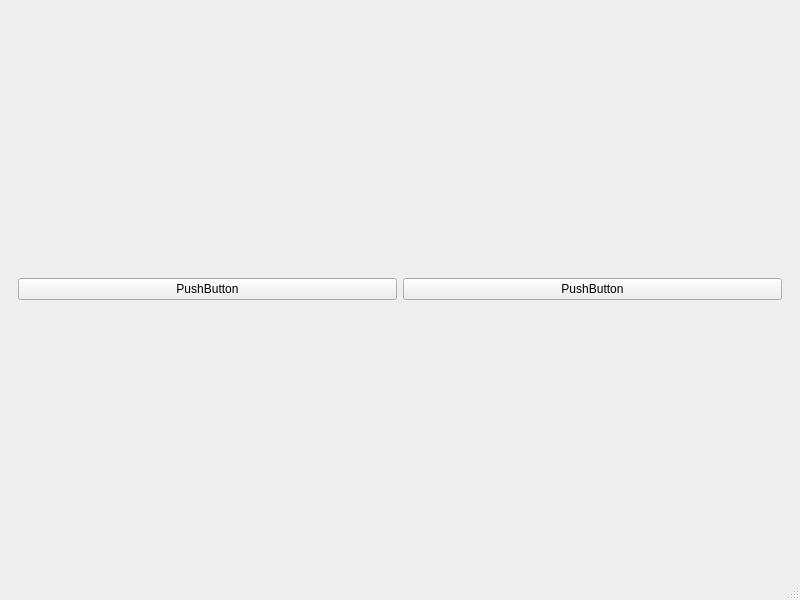
<?xml version="1.0" encoding="UTF-8"?>
<ui version="4.0">
 <class>MainWindow</class>
 <widget class="QMainWindow" name="MainWindow">
  <property name="geometry">
   <rect>
    <x>0</x>
    <y>0</y>
    <width>800</width>
    <height>600</height>
   </rect>
  </property>
  <property name="windowTitle">
   <string>MainWindow</string>
  </property>
  <widget class="QWidget" name="centralwidget">
   <layout class="QGridLayout" name="gridLayout">
    <item row="0" column="0">
     <widget class="QWidget" name="widget" native="true">
      <layout class="QGridLayout" name="gridLayout_2">
       <item row="0" column="0">
        <layout class="QHBoxLayout" name="horizontalLayout">
         <item>
          <widget class="QPushButton" name="pushButton">
           <property name="text">
            <string>PushButton</string>
           </property>
          </widget>
         </item>
         <item>
          <widget class="QPushButton" name="pushButton_2">
           <property name="text">
            <string>PushButton</string>
           </property>
          </widget>
         </item>
        </layout>
       </item>
      </layout>
     </widget>
    </item>
   </layout>
  </widget>
  <widget class="QMenuBar" name="menubar">
   <property name="geometry">
    <rect>
     <x>0</x>
     <y>0</y>
     <width>800</width>
     <height>21</height>
    </rect>
   </property>
  </widget>
  <widget class="QStatusBar" name="statusbar"/>
 </widget>
 <resources/>
 <connections/>
</ui>
